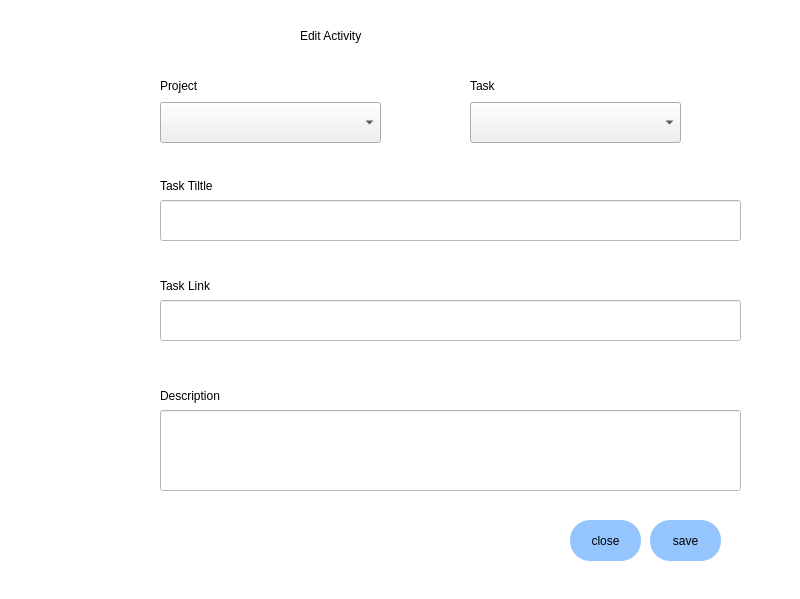
<?xml version="1.0" encoding="UTF-8"?>
<ui version="4.0">
 <class>Dialog</class>
 <widget class="QDialog" name="Dialog">
  <property name="geometry">
   <rect>
    <x>0</x>
    <y>0</y>
    <width>800</width>
    <height>599</height>
   </rect>
  </property>
  <property name="windowTitle">
   <string>Dialog</string>
  </property>
  <widget class="QWidget" name="bgwidget" native="true">
   <property name="geometry">
    <rect>
     <x>0</x>
     <y>0</y>
     <width>800</width>
     <height>600</height>
    </rect>
   </property>
   <property name="styleSheet">
    <string notr="true">QWidget#bgwidget{
background-color:qlineargradient(spread:pad, x1:0.105, y1:0.125, x2:0.916, y2:0.931818, stop:0 rgba(255, 255, 255, 255), stop:1 rgba(255, 255, 255, 255));}</string>
   </property>
   <widget class="QLabel" name="label">
    <property name="geometry">
     <rect>
      <x>300</x>
      <y>10</y>
      <width>191</width>
      <height>51</height>
     </rect>
    </property>
    <property name="styleSheet">
     <string notr="true">font: 22pt &quot;Sans Serif&quot;;color:rgb(0, 0, 0)</string>
    </property>
    <property name="text">
     <string>Edit Activity</string>
    </property>
   </widget>
   <widget class="QPushButton" name="close">
    <property name="geometry">
     <rect>
      <x>570</x>
      <y>520</y>
      <width>71</width>
      <height>41</height>
     </rect>
    </property>
    <property name="styleSheet">
     <string notr="true">border-radius:20px;
color: rgb(0, 0, 0);
font: 12pt &quot;Sans Serif&quot;;
background-color: rgb(149, 197, 255)</string>
    </property>
    <property name="text">
     <string>close</string>
    </property>
   </widget>
   <widget class="QLineEdit" name="Tasktitlefield">
    <property name="geometry">
     <rect>
      <x>160</x>
      <y>200</y>
      <width>581</width>
      <height>41</height>
     </rect>
    </property>
    <property name="styleSheet">
     <string notr="true">background-color:rgb(255, 255, 255);
font: 12pt &quot;Sans Serif&quot;;</string>
    </property>
   </widget>
   <widget class="QLabel" name="label_3">
    <property name="geometry">
     <rect>
      <x>160</x>
      <y>70</y>
      <width>51</width>
      <height>31</height>
     </rect>
    </property>
    <property name="styleSheet">
     <string notr="true">font: 11pt &quot;Sans Serif&quot;;</string>
    </property>
    <property name="text">
     <string>Project</string>
    </property>
   </widget>
   <widget class="QLabel" name="label_4">
    <property name="geometry">
     <rect>
      <x>160</x>
      <y>170</y>
      <width>101</width>
      <height>31</height>
     </rect>
    </property>
    <property name="styleSheet">
     <string notr="true">font: 11pt &quot;Sans Serif&quot;;</string>
    </property>
    <property name="text">
     <string>Task Tiltle</string>
    </property>
   </widget>
   <widget class="QPushButton" name="save">
    <property name="geometry">
     <rect>
      <x>650</x>
      <y>520</y>
      <width>71</width>
      <height>41</height>
     </rect>
    </property>
    <property name="styleSheet">
     <string notr="true">border-radius:20px;
color: rgb(0, 0, 0);
font: 12pt &quot;Sans Serif&quot;;
background-color: rgb(149, 197, 255)</string>
    </property>
    <property name="text">
     <string>save</string>
    </property>
   </widget>
   <widget class="QLabel" name="label_5">
    <property name="geometry">
     <rect>
      <x>160</x>
      <y>270</y>
      <width>101</width>
      <height>31</height>
     </rect>
    </property>
    <property name="styleSheet">
     <string notr="true">font: 11pt &quot;Sans Serif&quot;;</string>
    </property>
    <property name="text">
     <string>Task Link</string>
    </property>
   </widget>
   <widget class="QLabel" name="label_6">
    <property name="geometry">
     <rect>
      <x>160</x>
      <y>380</y>
      <width>101</width>
      <height>31</height>
     </rect>
    </property>
    <property name="styleSheet">
     <string notr="true">font: 11pt &quot;Sans Serif&quot;;</string>
    </property>
    <property name="text">
     <string>Description</string>
    </property>
   </widget>
   <widget class="QLineEdit" name="Tasklinkfield">
    <property name="geometry">
     <rect>
      <x>160</x>
      <y>300</y>
      <width>581</width>
      <height>41</height>
     </rect>
    </property>
    <property name="styleSheet">
     <string notr="true">background-color:rgb(255, 255, 255);
font: 12pt &quot;Sans Serif&quot;;</string>
    </property>
   </widget>
   <widget class="QLineEdit" name="Descriptionfield">
    <property name="geometry">
     <rect>
      <x>160</x>
      <y>410</y>
      <width>581</width>
      <height>81</height>
     </rect>
    </property>
    <property name="styleSheet">
     <string notr="true">background-color:rgb(255, 255, 255);
font: 12pt &quot;Sans Serif&quot;;</string>
    </property>
   </widget>
   <widget class="QLabel" name="label_9">
    <property name="geometry">
     <rect>
      <x>470</x>
      <y>70</y>
      <width>51</width>
      <height>31</height>
     </rect>
    </property>
    <property name="styleSheet">
     <string notr="true">font: 11pt &quot;Sans Serif&quot;;</string>
    </property>
    <property name="text">
     <string>Task</string>
    </property>
   </widget>
   <widget class="QComboBox" name="Addproject">
    <property name="geometry">
     <rect>
      <x>160</x>
      <y>102</y>
      <width>221</width>
      <height>41</height>
     </rect>
    </property>
   </widget>
   <widget class="QComboBox" name="Addtask">
    <property name="geometry">
     <rect>
      <x>470</x>
      <y>102</y>
      <width>211</width>
      <height>41</height>
     </rect>
    </property>
   </widget>
  </widget>
 </widget>
 <resources/>
 <connections/>
</ui>
